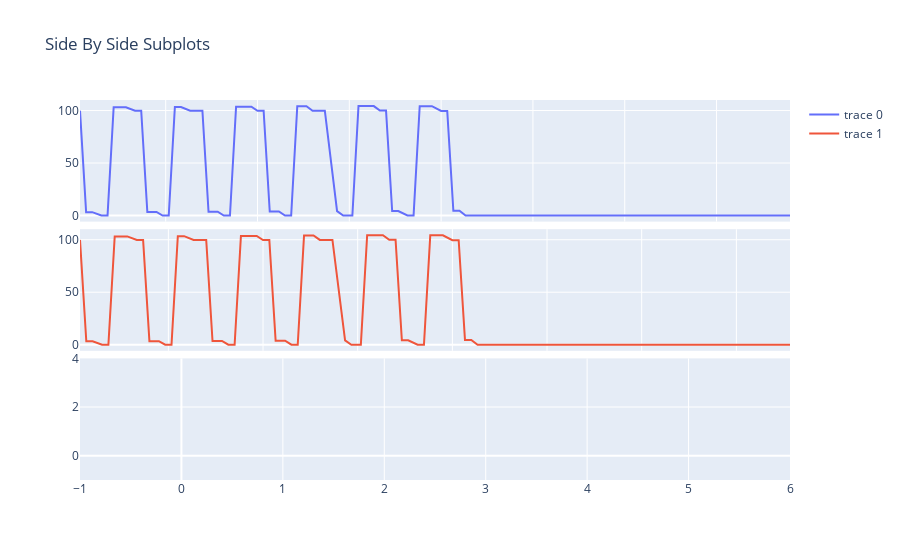

The notebook cell saved with this chart:
### Code cell
from plotly.subplots import make_subplots
import plotly.graph_objects as go

fig = make_subplots(rows=3, cols=1, shared_xaxes=True,
                    vertical_spacing=0.02)

fig.add_trace( 
    go.Line(x=sourceRateDf['TimeGenerated'], y=sourceRateDf['Val']), row=1, col=1
)

fig.add_trace( 
    go.Line(x=sinkRateDf['TimeGenerated'], y=sourceRateDf['Val']), row=2, col=1
)

fig.add_trace( 
    go.Line(x=qlenDf['TimeGenerated'], y=sourceRateDf['Val']), row=3, col=1
)


fig.update_layout(title_text="Side By Side Subplots")
fig.show()
